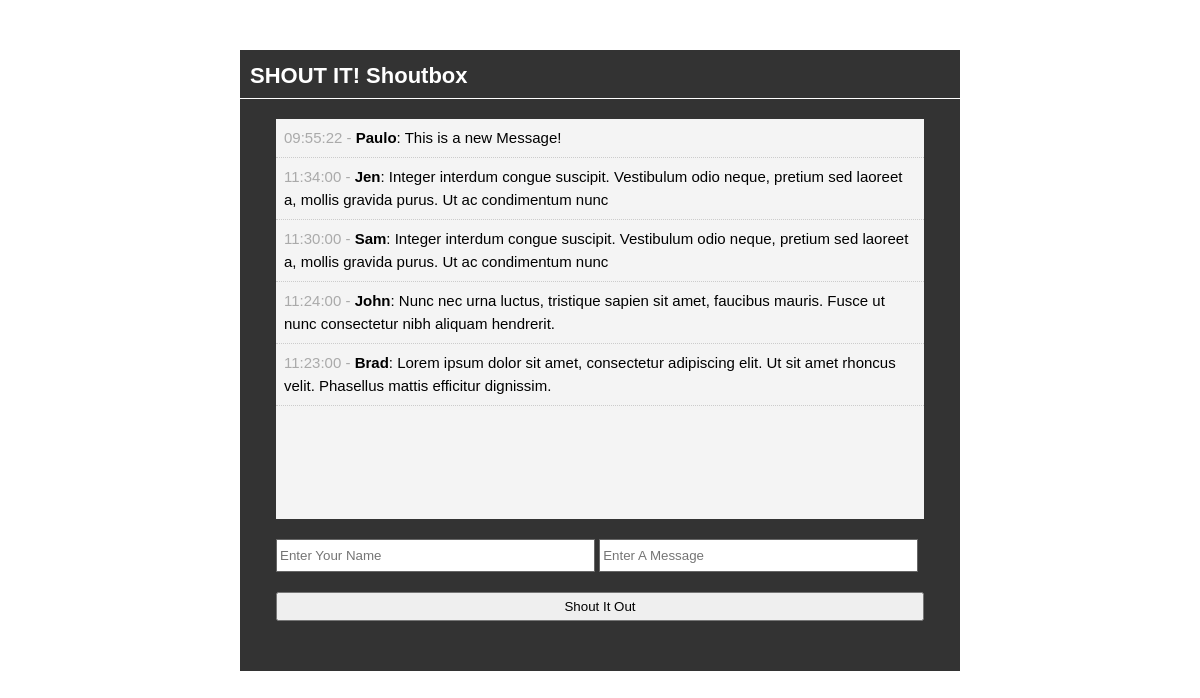
The page / on the database its author committed.
### tables this page shows
CREATE TABLE IF NOT EXISTS `shouts` (
  `id` int(11) NOT NULL AUTO_INCREMENT,
  `user` varchar(50) NOT NULL,
  `message` text NOT NULL,
  `time` time NOT NULL,
  PRIMARY KEY (`id`)
);

### index.php (the view, shortened to what this page needs)
<?php include 'database.php'; ?>
<?php
	$query = "SELECT * FROM shouts ORDER BY id DESC";
	$shouts = mysqli_query($link, $query);
?>
<!doctype html>
<html lang="en">
<head>
	<link rel="stylesheet" href="css/style.css" />
</head>
<body>
	<div id="container">
		<header>
			<h1>SHOUT IT! Shoutbox</h1>
		</header>
		<div id="shouts">
			<ul>
				<?php while($row = mysqli_fetch_assoc($shouts)): ?>
					<li class="shout"><span><?php echo $row['time'] ?> - </span><strong><?php echo $row['user'] ?></strong>: <?php echo $row['message'] ?></li>
				<?php endwhile; ?>
			</ul>
		</div>
		<div id="input">
			<form action="process.php" method="post">
				<input type="text" name="user" placeholder="Enter Your Name">
				<input type="text" name="message" placeholder="Enter A Message">
				<br>
				<input class="shout-btn" type="submit" name="submit" value="Shout It Out">
			</form>
		</div>
	</div>
</body>
</html>

### css/style.css (style rules this page uses)
* { margin: 0; padding: 0; }
body { font-family: arial; font-size: 15px; line-height: 1.5em; background: #f4f4f4f; }
#container { background: #333333; margin: 50px auto; overflow: auto; width: 60%; min-height: 400px; }
header h1 { color: #fff; font-size: 22px; padding: 15px 0 10px 10px; border-bottom: 1px solid #fff; }
#shouts { width: 90%; background: #f4f4f4; height: 400px; margin: 20px auto; overflow: auto; }
.shout { list-style: none; padding: 8px; border-bottom: 1px #ccc dotted; }
.shout span { color: #aaa; }
#input { width: 90%; min-height: 80px; margin: auto; padding: 0; }
#input input[type='text'] { height: 25px; width: 48%; padding: 3px; margin-bottom: 20px; border: #666666 solid 1px; }
#input .shout-btn { padding: 5px; margin-bottom: 50px; width: 100%; }

### rows shown on the page
shouts: time "09:55:22", user "Paulo", message "This is a new Message!"
shouts: time "11:34:00", user "Jen", message "Integer interdum congue suscipit. Vestibulum odio neque, pretium sed laoreet a, mollis gravida purus. Ut ac condimentum nunc"
shouts: time "11:30:00", user "Sam", message "Integer interdum congue suscipit. Vestibulum odio neque, pretium sed laoreet a, mollis gravida purus. Ut ac condimentum nunc"
shouts: time "11:24:00", user "John", message "Nunc nec urna luctus, tristique sapien sit amet, faucibus mauris. Fusce ut nunc consectetur nibh aliquam hendrerit."
shouts: time "11:23:00", user "Brad", message "Lorem ipsum dolor sit amet, consectetur adipiscing elit. Ut sit amet rhoncus velit. Phasellus mattis efficitur dignissim."
